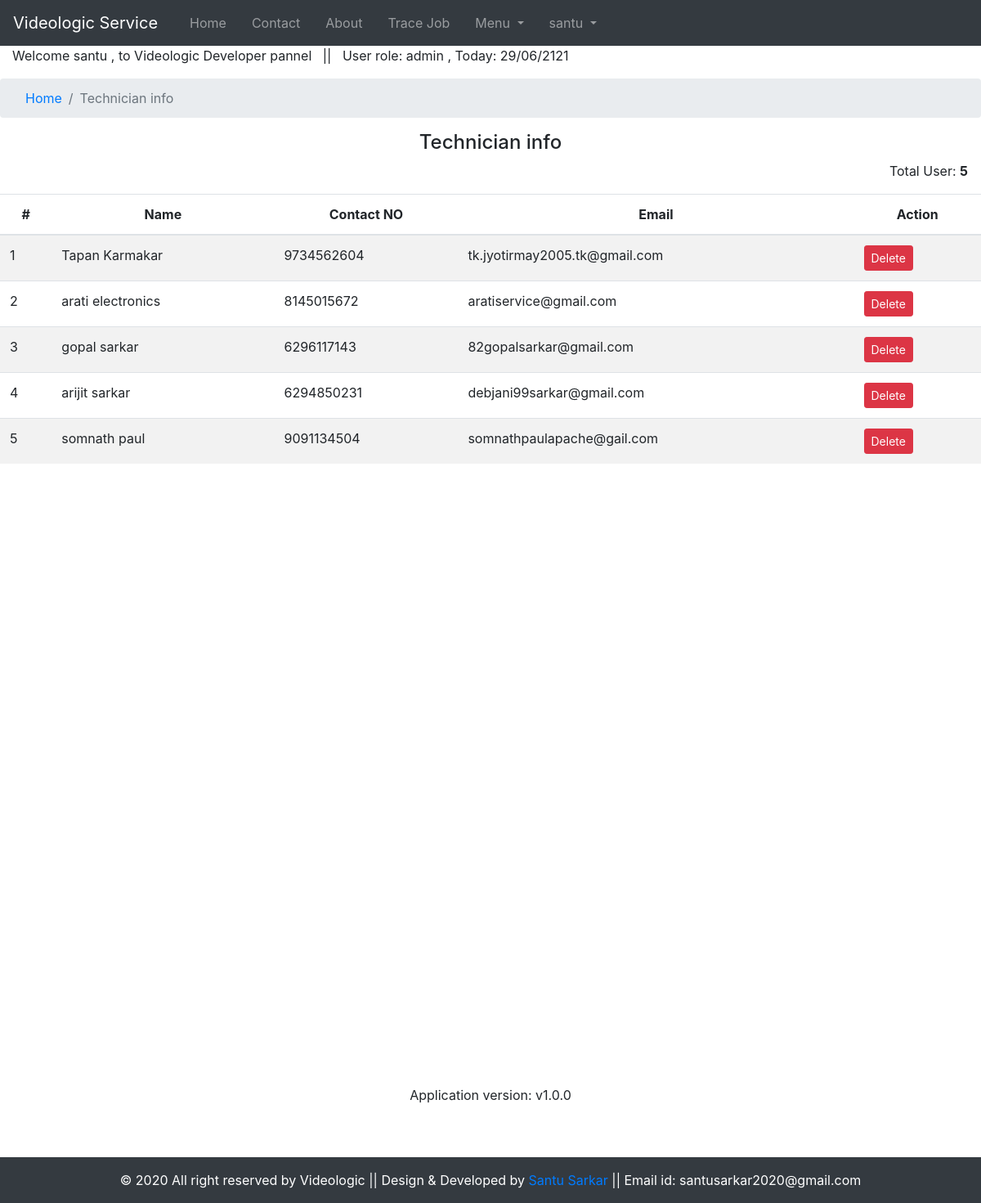
/Developer/technician-info.php (signed in), run on the app's committed database.
### tables this page shows
CREATE TABLE `tbl_technician` (
  `id` int(11) NOT NULL,
  `name` varchar(255) NOT NULL,
  `contactno` varchar(255) NOT NULL,
  `emailid` varchar(255) NOT NULL
);

### php/info.php (called while the page is built, shortened)
<?php
$developer="Santu Sarkar";
$developer_email="santusarkar2020@gmail.com";
$developer_link="https://facebook.com/santu.sarkar.2015";
$appversion="Application version: v1.0.0";
 ?>

### Developer/technician-info.php (the view, shortened to what this page needs)
<?php
require_once("../php/connection.php");
require_once("../php/info.php");
$query="SELECT * FROM tbl_technician";
$run_query= mysqli_query($conn,$query);
$result=mysqli_num_rows($run_query);
$count=0;
 ?>
<!DOCTYPE html>
<html lang="en">
<head>
    <link rel="stylesheet" href="../bootstrap/css/bootstrap.min.css">
    <link rel="stylesheet" href="../css/admin.css">
</head>
<body>
<nav class="navbar navbar-expand-lg navbar-dark bg-dark">
  <a class="navbar-brand" href="index.php">Videologic Service</a>
  <div class="collapse navbar-collapse" id="navbarSupportedContent">
    <ul class="navbar-nav mr-auto">
      <li class="nav-item">
        <a class="nav-link" href="../index.php">Home <span class="sr-only">(current)</span></a>
      </li>
      <li class="nav-item">
        <a class="nav-link" href="../contact.php">Contact</a>
      </li>
      <li class="nav-item">
        <a class="nav-link" href="#">About</a>
      </li>
      <li class="nav-item">
        <a class="nav-link" href="../trace.php">Trace Job</a>
      </li>
      <li class="nav-item dropdown">
        <a class="nav-link dropdown-toggle" href="#" id="navbarDropdown" role="button" data-toggle="dropdown" aria-haspopup="true" aria-expanded="false">
          Menu
        </a>
      </li>
      <li class="nav-item dropdown">
        <a class="nav-link dropdown-toggle" href="#" id="navbarDropdown" role="button" data-toggle="dropdown" aria-haspopup="true" aria-expanded="false">
      <?php echo $_SESSION['user'];?>
        </a>
      </li>
    </ul>
  </div>
</nav>
<div class="admin-pannel">
  <marquee><p>Welcome <?php echo $_SESSION['user'] . " , "; ?> to  Videologic Developer pannel &nbsp; || &nbsp; User role: <?php echo $_SESSION['role'] . " , "; ?> Today: <?php echo Date("d/m/yy"); ?> </p></marquee>
</div>
<nav aria-label="breadcrumb">
  <ol class="breadcrumb">
    <li class="breadcrumb-item"><a href="../index.php">Home</a></li>
    <li class="breadcrumb-item active" aria-current="page">Technician info</li>
  </ol>
</nav>
<div class="container text-center">
  <h4>Technician info</h4>
</div>
<p class="text text-right pr-3" >Total User: <strong> <?php echo $result;?></strong></p>
<table class="table table-striped table-hover justify-content-center">
  <thead>
    <tr>
      <th scope="col">#</th>
      <th scope="col">Name</th>
      <th scope="col">Contact NO</th>
      <th scope="col">Email</th>
      <th scope="col">Action</th>
    </tr>
  </thead>
  <tbody>
    <tr>
<?php
if ($result!=0)
{
  while ($data=mysqli_fetch_assoc($run_query))
    { $count=$count+1;
 ?>
      <td  data-label="#" scope="col"><?php echo $count; ?></td>
      <td  data-label="Name" scope="col"><?php echo $data['name']; ?></td>
      <td  data-label="Contact NO" scope="col"><?php echo $data['contactno']; ?></td>
      <td  data-label="Email" scope="col"><?php echo $data['emailid']; ?></td>
      <td data-label="Action"><a href="delete-technician.php?em=<?php echo $data['emailid'];?>"  class="btn btn-sm btn-danger <?php echo $access; ?>">Delete</a></td>
      </tr>
<?php
      }
}
?>
  </tbody>
</table>
<br>
<br><br><br><br><br><br><br><br><br><br><br><br><br><br><br><br><br><br><br><br><br><br>
<br><br><br><br><br><br><br><br>
<p class="text-center"><?php echo $appversion; ?></p>
   <br><br>
<div class="footer-copyright text-center py-3 bg-dark text-white">© 2020 All right reserved by Videologic || Design & Developed by
  <a href="<?php echo $developer_link; ?>"> <?php echo $developer; ?> </a>   ||   Email id: <?php echo $developer_email; ?>
</div>
</body>
</html>

### css/admin.css (style rules this page uses)
li { padding-left: 15px; }
.admin-pannel { padding-left: 15px; }
.table th { text-align: center; }

### data on the page
tbl_technician: name "Tapan Karmakar", contactno "9734562604", emailid "tk.jyotirmay2005.tk@gmail.com"
tbl_technician: name "arati electronics", contactno "8145015672", emailid "aratiservice@gmail.com"
tbl_technician: name "gopal sarkar", contactno "6296117143", emailid "82gopalsarkar@gmail.com"
tbl_technician: name "arijit sarkar", contactno "6294850231", emailid "debjani99sarkar@gmail.com"
tbl_technician: name "somnath paul", contactno "9091134504", emailid "somnathpaulapache@gail.com"

### other printed values
$_SESSION['user'] "santu"
$_SESSION['role'] "admin"
Date("d/m/yy") "29/06/2121"
$result "5"
$appversion "Application version: v1.0.0"
$developer "Santu Sarkar"
$developer_email "santusarkar2020@gmail.com"
